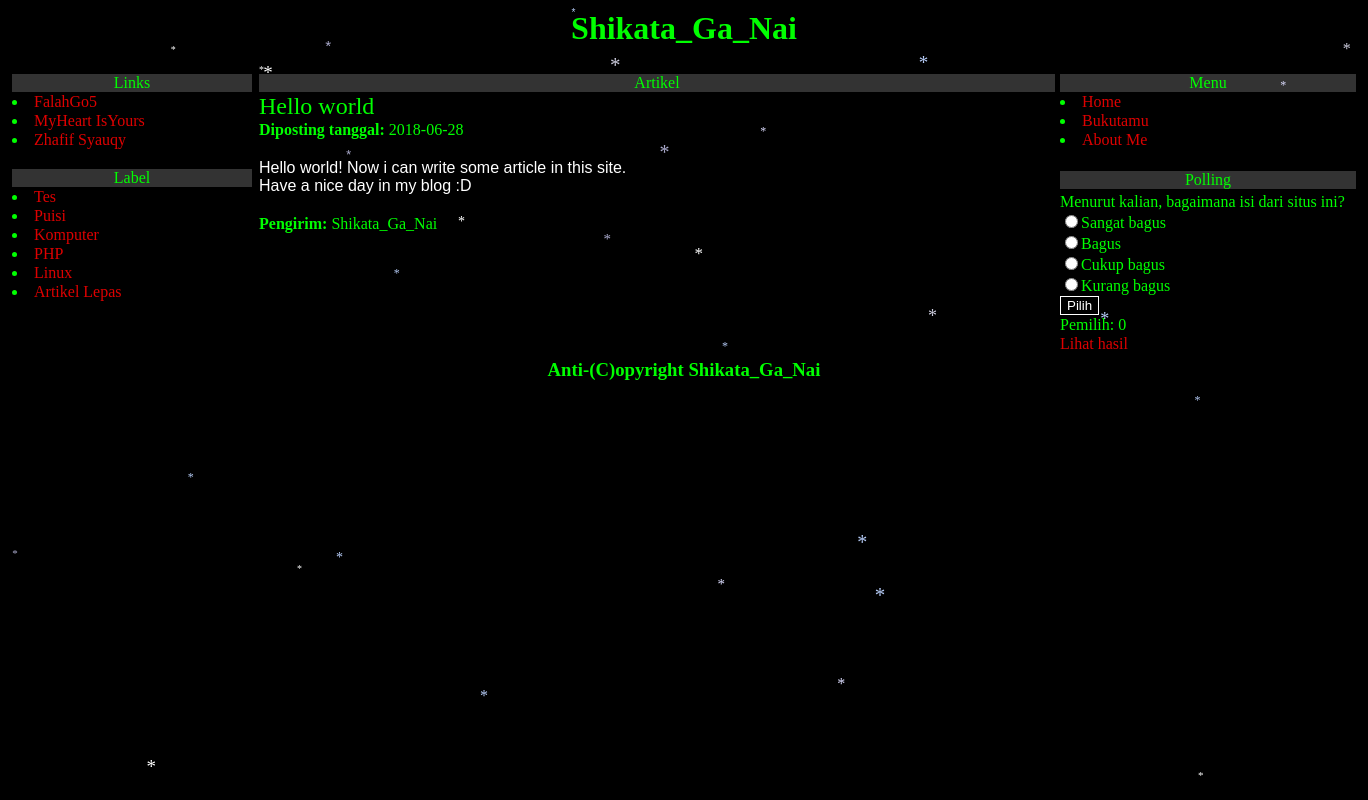
Page /lengkap.php?id=1 on the committed database.
### tables this page shows
CREATE TABLE `tbl_artikel` (
  `id` int(4) NOT NULL,
  `judul` varchar(400) NOT NULL,
  `kategori` varchar(255) NOT NULL,
  `headline` text NOT NULL,
  `isiartikel` text NOT NULL,
  `pengirim` varchar(150) NOT NULL,
  `tgl` date NOT NULL
);

CREATE TABLE `tbl_polling` (
  `id` int(5) NOT NULL,
  `pertanyaan` varchar(250) NOT NULL,
  `jawab1` varchar(100) NOT NULL,
  `jawab2` varchar(100) NOT NULL,
  `jawab3` varchar(100) NOT NULL,
  `jawab4` varchar(100) NOT NULL,
  `hasil1` tinyint(5) NOT NULL,
  `hasil2` tinyint(5) NOT NULL,
  `hasil3` tinyint(5) NOT NULL,
  `hasil4` tinyint(5) NOT NULL,
  `status` enum('Y','N') NOT NULL
);

### lengkap.php (the view, shortened to what this page needs)
<?php
include_once "bukan_file_config.php";
?>
<html>
	<head>
		<link rel="stylesheet" href="gayaindex.css" type="text/css">
	</head>
	<body>
		<table width="100%" border="0" align="center" cellpadding="0" cellspacing="1">
			<tr>
				<td><h1>Shikata_Ga_Nai</h1></td>
			</tr>
		</table>
		<table width="100%" border="0" cellpadding="0" cellspacing="1">
			<tr>
				<td width="300" valign="top">
					<table width="244" border="0" cellpadding="0" cellspacing="1">
					<tr bgcolor="#333333"><td><center>Links</center></td></tr>
					<ul>
					<tr><td><li><a href="https://www.youtube.com/results?search_query=falahgo5" target="_blank">FalahGo5</a></li></td></tr>
					<tr><td><li><a href="https://myheart-isyr.blogspot.com" target="_blank">MyHeart IsYours</a></li></td></tr>
					<tr><td><li><a href="https://www.youtube.com/results?search_query=zhafif+syauqy" target="_blank">Zhafif Syauqy</a></li></td></tr>
					</ul>
					</table>
					<?php include "kategori.php"; ?>
				</td>
				<td width="700" valign="top">
				<table width="800" border="0" cellpadding="0" cellspacing="1">
					<tr bgcolor="#333333"><td><center>Artikel</center></td></tr>
				<?php
				$id = addslashes($_GET['id']);
				$lihat = $lala->query("select * from tbl_artikel where id = '$id'");
				$row = $lihat->fetch();
				?>
				<tr>
					<td><font size="5"><?=$row['judul']?></font></td>
				</tr>
				<tr>
					<td><b>Diposting tanggal:</b> <?=$row['tgl']?></td>
				</tr>
				<tr><td>&nbsp;</td></tr>
				<tr>
					<td class="ganteng"><?=nl2br($row['isiartikel']);?></td>
				</tr>
				<tr><td>&nbsp;</td></tr>
				<tr>
					<td><b>Pengirim:</b> <?=$row['pengirim']?></td>
				</tr>
				<tr><td>&nbsp;</td></tr>
				</table>
				</td>
				<td width="300" valign="top">
				<table width="300" border="0" cellpadding="0" cellspacing="1">
				<tr bgcolor="#333333"><td><center>Menu</td></tr>
				<ul>
				<tr><td><li><a href="index.php">Home</a></li></td></tr>
				<tr><td><li><a href="bukutamu.php">Bukutamu</a></li></td></tr>
				<tr><td><li><a href="aboutme.php">About Me</a></li></td></tr>
				</ul>
				</table>
				<?php include "polling.php"; ?>
				</td>
			</tr>
		</table>
		<table width="100%" border="0" align="center" cellpadding="0" cellspacing="1">
			<tr>
				<td><h3>Anti-(C)opyright Shikata_Ga_Nai</h3></td>
			</tr>
		</table>
	</body>
</html>

### polling.php (shortened to what this page needs)
<?php
include_once "bukan_file_config.php";
$kueri = $lala->query("select * from tbl_polling where status = 'Y' limit 1");
$flux = $kueri->fetch();
$blob = $flux['hasil1'] + $flux['hasil2'] + $flux['hasil3'] + $flux['hasil4'];
?>
<html>
<head>
<link rel="stylesheet" href="gayaindex.css" type="text/css">
</head>
<body>
<br>
<table width="300" border="0" cellpadding="0" cellspacing="1">
<tr bgcolor="#333333"><td><center>Polling</center></td></tr>
</table>
<table width="300" border="0" cellpadding="0" cellspacing="1">
<form method="post">
<tr><td><input type="hidden" name="idx" value="<?=$flux['id']?>">
<?=$flux['pertanyaan']?></td></tr>
<tr><td><input type="radio" name="akulagi" value="o"><?=$flux['jawab1']?></td></tr>
<tr><td><input type="radio" name="akulagi" value="p"><?=$flux['jawab2']?></td></tr>
<tr><td><input type="radio" name="akulagi" value="q"><?=$flux['jawab3']?></td></tr>
<tr><td><input type="radio" name="akulagi" value="r"><?=$flux['jawab4']?></td></tr>
<tr><td><input type="submit" name="vote" value="Pilih"></td></tr>
<tr><td>Pemilih:&nbsp;<?=$blob?></td></tr>
<tr><td><a href="hasil.php?id=<?=$flux['id']?>">Lihat hasil</a></td></tr>
</form>
</table>

### gayaindex.css (style rules this page uses)
body { background: #000000; color: #00ff00; }
h1 { font-family: Monotype Corsiva; text-decoration: none; text-align: center; }
table { border: 1px solid #000; }
a { color: #dd0000; text-decoration: none; }
.ganteng { font-family: Arial; color: #ffffff; }
h3 { font-family: Monotype Corsiva; text-align: center; text-decoration: none; }
input { background: transparent; color: white; border: 1px solid #fff; }

### rows in the picture
tbl_artikel: judul "Hello world", tgl "2018-06-28", isiartikel "Hello world! Now i can write some article in this site. Have a nice day in my blog :D", pengirim "Shikata_Ga_Nai"
tbl_polling: pertanyaan "Menurut kalian, bagaimana isi dari situs ini?", jawab1 "Sangat bagus", jawab2 "Bagus", jawab3 "Cukup bagus", jawab4 "Kurang bagus", hasil1 "0"
